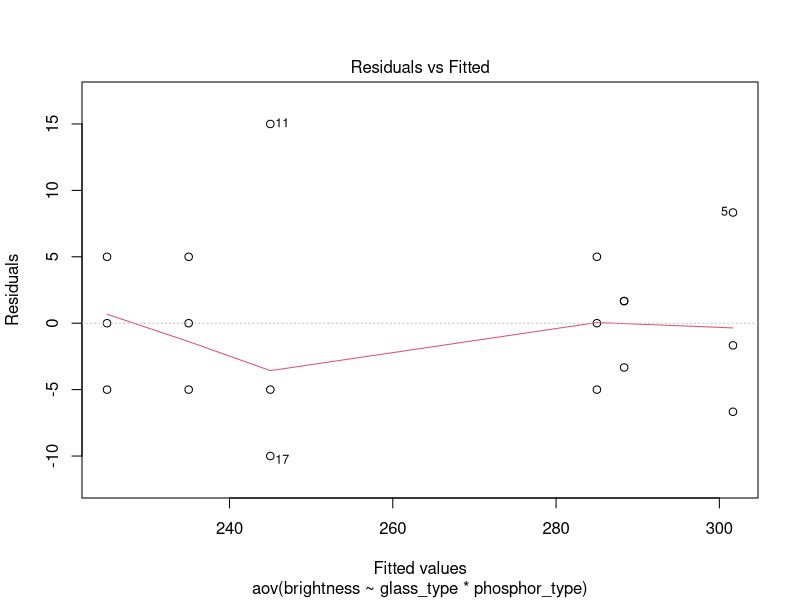
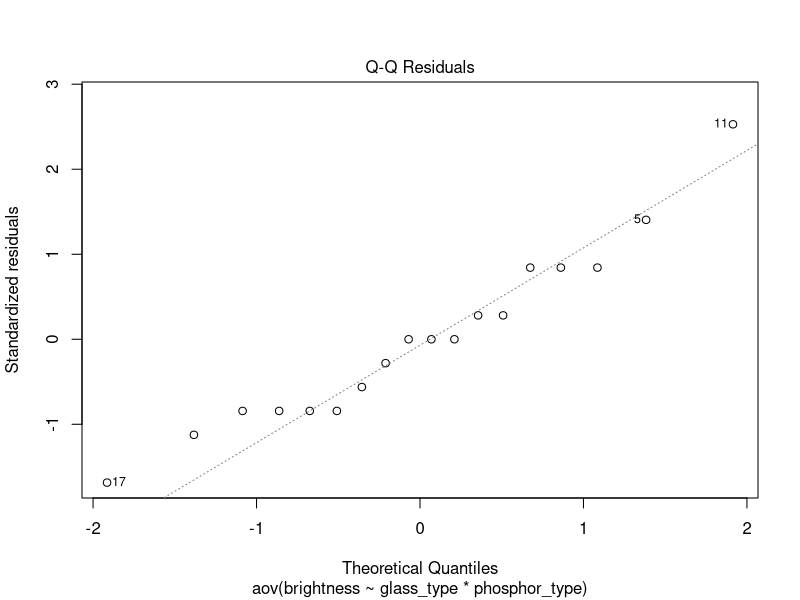
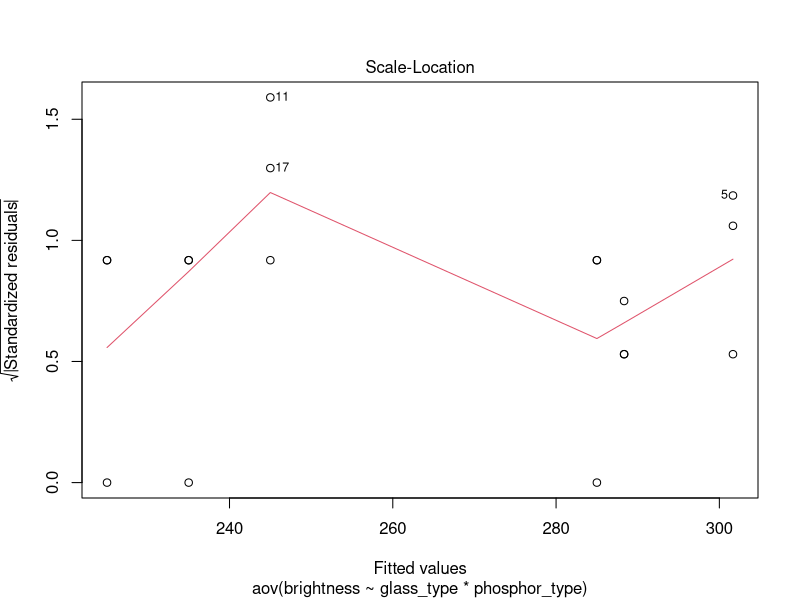
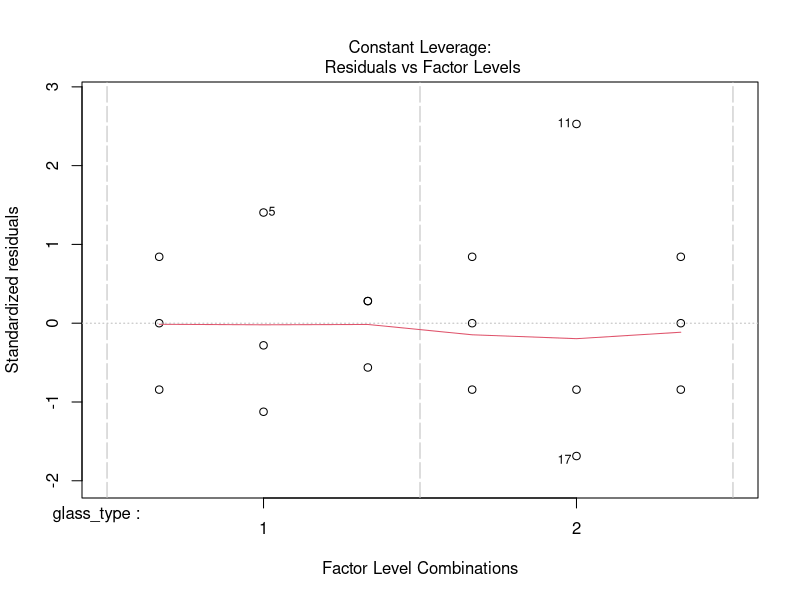
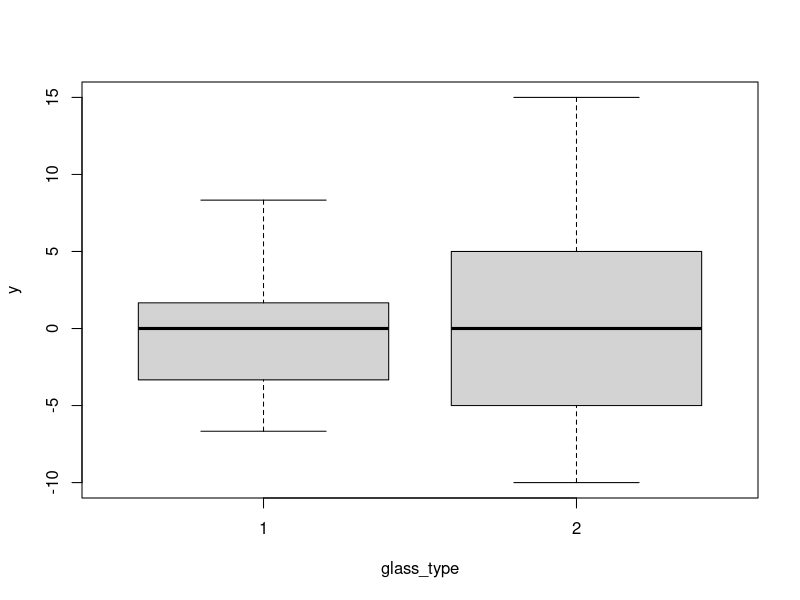
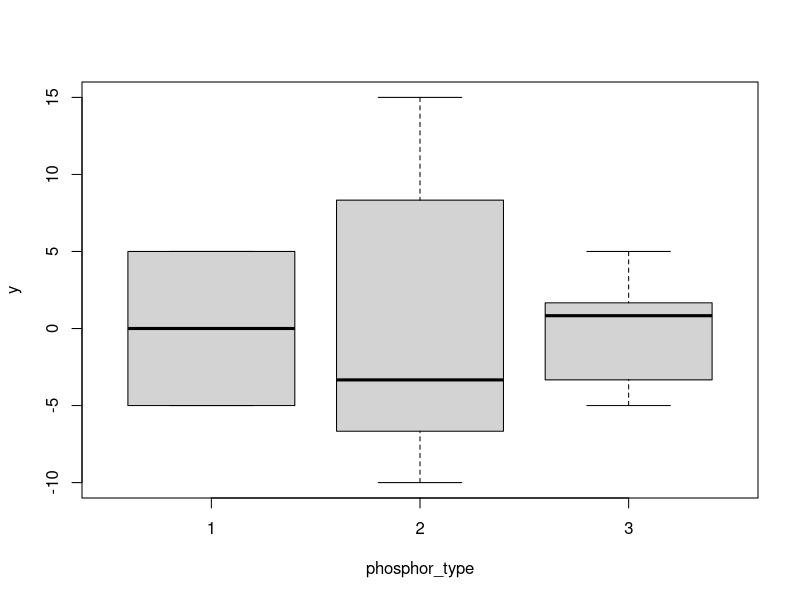

Here is the R script that generated these plots, in order:
## ---- chunk 1
knitr::opts_chunk$set(echo = TRUE)
## ---- chunk 2
library(knitr)
## ---- chunk 3
anova_56 = data.frame(
  Source = c(     'A',       'B', 'Interaction',   'Error',   'Total'),
  DF     = c(     '1',       '?',           '3',       '8',      '15'),
  SS     = c(     '?', '180.378',       '8.479', '158.797', '347.6542'),
  MS     = c('0.0002',       '?',           '?',       '?',        ''),
  F      = c(     '?',       '?',           '?',        '',        ''),
  P      = c(     '?',       '?',       '0.932',        '',        '')
)
kable(anova_56, row.names=F, caption = 'Two-way ANOVA: y versus A,B', align='r')
## ---- chunk 4
anova_56 = data.frame(
  Source = c(     'A',       'B', 'Interaction',   'Error',   'Total'),
  DF     = c(     '1',       '?',           '3',       '8',      '15'),
  SS     = c(     '?', '180.378',       '8.479', '158.797', '347.6542'),
  MS     = c('0.0002',       '?',           '?',       '?',        ''),
  F      = c(     '?',       '?',           '?',        '',        ''),
  P      = c(     '?',       '?',       '0.932',        '',        '')
)
kable(anova_56, row.names=F, caption = 'Two-way ANOVA: y versus A,B', align='r')
## ---- chunk 5
dfB = 15 - 8 - 3 - 1; dfB
## ---- chunk 6
SSA = 347.6542 - 158.797 - 8.479 - 180.378; SSA
## ---- chunk 7
anova_56 = data.frame(
  Source = c(     'A',       'B', 'Interaction',   'Error',   'Total'),
  DF     = c(     '1',       '3',           '3',       '8',      '15'),
  SS     = c(     '0.0002.', '180.378',       '8.479', '158.797', '347.653'),
  MS     = c('0.0002',       '?',           '?',       '?',        ''),
  F      = c(     '?',       '?',           '?',        '',        ''),
  P      = c(     '?',       '?',       '0.932',        '',        '')
)
kable(anova_56, row.names=F, caption = 'Two-way ANOVA: y versus A,B', align='r')
## ---- chunk 8
MSB = 180.378 / dfB
MSInter = 8.479 / 3
MSErr = 158.797 / 8
c(MSB, MSInter, MSErr)
## ---- chunk 9
anova_56 = data.frame(
  Source = c(      'A',       'B', 'Interaction',   'Error',   'Total'),
  DF     = c(      '1',       '3',           '3',       '8',      '15'),
  SS     = c( '0.0001', '180.378',       '8.479', '158.797', '347.653'),
  MS     = c( '0.0002',  '60.126',       '2.826',  '19.850',        ''),
  F      = c(     '?',       '?',           '?',        '',        ''),
  P      = c(     '?',       '?',       '0.932',        '',        '')
)
kable(anova_56, row.names=F, caption = 'Two-way ANOVA: y versus A,B', align='r')
## ---- chunk 10
FA = 0.0002 / MSErr
FB = MSB / MSErr
FInter = MSInter / MSErr
c(FA, FB, FInter)
## ---- chunk 11
PA = 1 - pf(FA, 1, 8)
PB = 1 - pf(FB, 3, 8)
PInter = 1 - pf(FInter, 3, 8)
c(PA, PB, PInter)
## ---- chunk 12
anova_56 = data.frame(
  Source = c(      'A',       'B', 'Interaction',   'Error',   'Total'),
  DF     = c(      '1',       '3',           '3',       '8',      '15'),
  SS     = c( '0.0001', '180.378',       '8.479', '158.797', '347.653'),
  MS     = c( '0.0002',  '60.126',       '2.826',  '19.850',        ''),
  F      = c('0.00001',   '3.029',       '0.142',        '',        ''),
  P      = c(  '0.998',   '0.093',       '0.932',        '',        '')
)
kable(anova_56, row.names=F, caption = 'Two-way ANOVA: y versus A,B', align='r')
## ---- chunk 13
anova_56 = data.frame(
  Source = c(      'A',       'B', 'Interaction',   'Error',   'Total'),
  DF     = c(      '1',       '3',           '3',       '8',      '15'),
  SS     = c( '0.0001', '180.378',       '8.479', '158.797', '347.653'),
  MS     = c( '0.0002',  '60.126',       '2.826',  '19.850',        ''),
  F      = c('0.00001',   '3.029',       '0.142',        '',        ''),
  P      = c(  '0.998',   '0.093',       '0.932',        '',        '')
)
kable(anova_56, row.names=F, caption = 'Two-way ANOVA: y versus A,B', align='r')
## ---- chunk 14
anova_56 = data.frame(
  Source = c(      'A',       'B', 'Interaction',   'Error',   'Total'),
  DF     = c(      '1',       '3',           '3',       '8',      '15'),
  SS     = c( '0.0001', '180.378',       '8.479', '158.797', '347.653'),
  MS     = c( '0.0002',  '60.126',       '2.826',  '19.850',        ''),
  F      = c('0.00001',   '3.029',       '0.142',        '',        ''),
  P      = c(  '0.998',   '0.093',       '0.932',        '',        '')
)
kable(anova_56, row.names=F, caption = 'Two-way ANOVA: y versus A,B', align='r')
## ---- chunk 15
brightness = data.frame(
  glass_type = factor(rep(c(1,2), each=3)),
  phosphor_type_1 = c(280, 290, 285, 230, 235, 240),
  phosphor_type_2 = c(300, 310, 295, 260, 240, 235),
  phosphor_type_3 = c(290, 285, 290, 220, 225, 230)
)
kable(brightness)
## ---- chunk 16
brightness = data.frame(
  glass_type = factor(rep(c(1,2), each=3)),
  phosphor_type_1 = c(280, 290, 285, 230, 235, 240),
  phosphor_type_2 = c(300, 310, 295, 260, 240, 235),
  phosphor_type_3 = c(290, 285, 290, 220, 225, 230)
)
kable(brightness)
## ---- chunk 17
library(tidyr)
brightness2 = pivot_longer(
  data = brightness,
  cols = starts_with('phosphor_type_'), # columns we want to pivot to long format
  names_prefix = 'phosphor_type_', #remove matching text from the start of each variable name   
  names_to = 'phosphor_type', # column to store the column names
  names_ptypes = factor(), # data type 
  values_to = 'brightness'
)
## ---- chunk 18
head(brightness2)
## ---- chunk 19
fit1 = aov(brightness ~ glass_type + phosphor_type, data=brightness2)
anova(fit1)
## ---- chunk 20
fit2 = aov(brightness ~ glass_type * phosphor_type, data=brightness2)
anova(fit2)
## ---- chunk 21
plot(fit2)
## ---- chunk 22
plot(x=brightness2$glass_type,    y=fit2$residuals, xlab = "glass_type")
plot(x=brightness2$phosphor_type, y=fit2$residuals, xlab = "phosphor_type")
